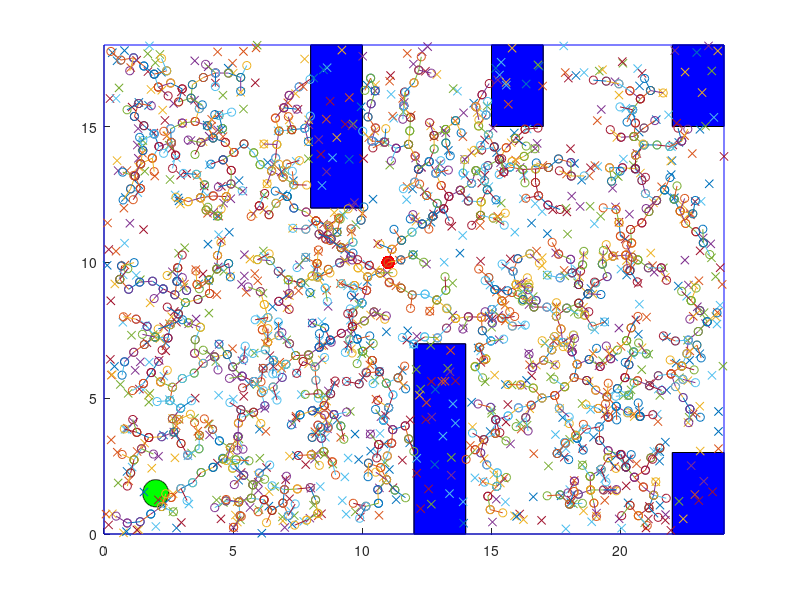

Here is the MATLAB script that generated this plot:

clear;
clc;

k = [11, 10]; %Start point
scatter(k(1), k(2),100,'r','filled')
hold on

side1 = 24;
side2 = 18; %lengths of rectangle grid

lineSize = 0.5; %The length of the line connecting nodes
pointHistory(1,:) = k; %column vector that records all node points

%Obstacles-----------------------------------------------------

x_obs = [8, 10,  10, 8, 8]; 
y_obs = [18, 18, 12, 12, 18];

plot( x_obs, y_obs, 'b')
fill(x_obs,y_obs,'b');
hold on

x_obs2 = [12, 14,  14, 12, 12]; 
y_obs2 = [7, 7, 0, 0, 7];

plot( x_obs2, y_obs2, 'b')
fill( x_obs2, y_obs2, 'b')
hold on

x_obs3 = [22, 24,  24, 22, 22]; 
y_obs3 = [3, 3, 0, 0, 3];

plot( x_obs3, y_obs3, 'b')
fill( x_obs3, y_obs3, 'b')
hold on

x_obs4 = [15, 17,  17, 15, 15]; 
y_obs4 = [18, 18, 15, 15, 18];

plot( x_obs4, y_obs4, 'b')
fill( x_obs4, y_obs4, 'b')
hold on

x_obs5 = [22, 24,  24, 22, 22]; 
y_obs5 = [18, 18, 15, 15, 18];

plot( x_obs5, y_obs5, 'b')
fill( x_obs5, y_obs5, 'b')
hold on
%Creating grid-------------------------------------------------------------------------------
x_grid = [0 0 24 24 0]
y_grid = [0 18 18 0 0]
plot(x_grid,y_grid, 'b')
axis([0 24 0 18])
hold on

%------------------------------------------------------------------------------------------

%Creating the end goal circle------------------------------------------
x_center = 2;
y_center = 1.5;
radius = 0.5;


theta = 0:0.01:2*pi;

x_goal = radius *cos(theta) + x_center;
y_goal = radius *sin(theta) + y_center;

fill(x_goal,y_goal,'g');
hold on
%---------------------------------------------------------------
done = false; % start iteration with assumption that the goal has not been reached in the first iteration

i = 1; %iteration variable
while done == false
    
    
    
    
    if (i == 1) %takes care of first iteration
        
        q_rx = side1*rand(1); % generating a random node with constraints with respect to the grid dimensions
        q_ry = side2*rand(1);
        
        q = [q_rx, q_ry]; % placing the (x,y) coordinates of the random node in a vector
        
        plot(q_rx,q_ry, "-x"); %plotting the random point ONLY FOR DEBUGGING PURPOSES
        hold on
        
        v = q - k; %gets a vector pointing in the direction from start point K to random node q
        
        
        v_unit = v./norm(v); %creating a unit vector that points in the direction of v
        
        t = v_unit.*lineSize; %scaling the vector with the necessary length "linesize"
        newPoint = k + t; % creates a vector pointing from k to q with length "linesize"
        
        
        
        x = [k(1) newPoint(1)]; %storing the x coordinates of k and newpoint
        y = [k(2) newPoint(2)]; %storing the y coordinates of k and newpoint
        
        scatter(x,y); %plots the points of "x" and "y" as circles on the grid
        hold on %necessary for overlaying the points
        line(x,y) %creates a line connecting k and newpoint using the "x" and "y" vectors
        
        
        %   k = newPoint; might not be needed
        pointHistory(i+1,:) = newPoint; %inserts the new node coordinates into pointHistory
        
        
    end
    
    if (i > 1) %takes care of all other
      Collision = true;
        
        while (Collision == true) %loop that iterates if a new node point is in an obstacle
            q_rx = side1*rand(1); % generating a random node with constraints with respect to the grid dimensions
            q_ry = side2*rand(1);
            
            q = [q_rx, q_ry]; % placing the (x,y) coordinates of the random node in a vector
            
            plot(q_rx,q_ry, "-x"); %plotting the random point ONLY FOR DEBUGGING PURPOSES
            hold on
            
            
            direction = q - pointHistory; %gets the directional vectors of all node points in "pointHistory" with respect to a new random node q
            
            for m = 1: length(direction) %for loop that calculates the magnitude of each directional vector in "direction" and stores it.
                distance(m,:) = norm(direction(m,:));
            end
            
            [a,b] = min(distance); %after for loop is complete, "a" stores the minimal value in the "distance" vector. "b" stores the index of the minimum value as it appears in the "distance" vector
            %since, "b" is the index of the minimum value and "pointHistory" shares the same indices as "distance", we have now located the nearest node.
            
            v = q - pointHistory(b,:); %gets a vector pointing in the direction from the nearest node to the new random q node
            v_unit = v./norm(v); %creating a unit vector that points in the direction of v
            
            t = v_unit.*lineSize; %scaling the vector with the necessary length "linesize"
            newPoint = pointHistory(b,:) + t; % creates a vector pointing from nearest node to q with length "linesize"
            
            if (inpolygon(newPoint(1,1),newPoint(1,2),x_obs,y_obs) == false && inpolygon(newPoint(1,1),newPoint(1,2),x_obs2,y_obs2) == false && inpolygon(newPoint(1,1),newPoint(1,2),x_obs3,y_obs3) == false && inpolygon(newPoint(1,1),newPoint(1,2),x_obs4,y_obs4) == false && inpolygon(newPoint(1,1),newPoint(1,2),x_obs5,y_obs5) == false) %conditional statement that checks if a newly created node is inside an obstacle
                Collision = false;
                x = [pointHistory(b,1) newPoint(1)]; %storing the x coordinates of nearest node and newpoint
                y = [pointHistory(b,2) newPoint(2)]; %storing the y coordinates of nearest node and newpoint
                
                scatter(x,y);  %plots the points of "x" and "y" as circles on the grid
                hold on %necessary for overlaying the points
                line(x,y) %creates a line connecting k and newpoint using the "x" and "y" vectors
                pause(0.005) %Used to see the plot in real time
                
                
                % k = newPoint;
                pointHistory(i+1,:) = newPoint; %inserts the new node coordinates into pointHistory
            end
            
            
            
            
        end
        
    end
    
    
    
    
    
    if (inpolygon(pointHistory(i+1,1), pointHistory(i+1,2), x_goal, y_goal)) %checks if the new node lies within the goal
        done = true; %goal is reached, breaks while loop
    end
    
    i = i+1;
    
    
    
    
    
end
